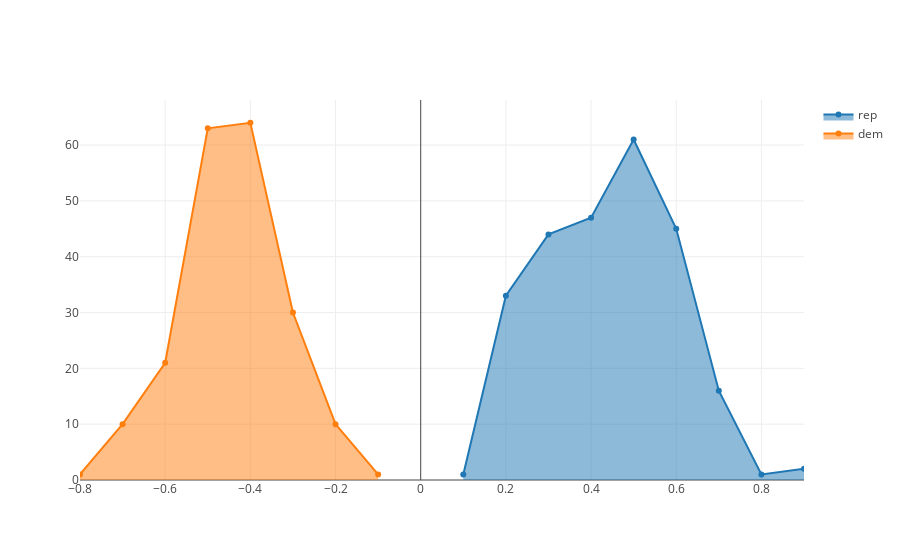

Write notebook code for a chart like this one.
### Code cell
dem = curr[curr['party_code']==100]
rep = curr[curr['party_code']==200]
repdata = go.Scatter(
    x=rep['bin'].value_counts().sort_index().index,
    y = rep['bin'].value_counts().sort_index(),
        fill='tozeroy',name='rep')
demdata = go.Scatter(
    x=dem['bin'].value_counts().sort_index().index,
    y=dem['bin'].value_counts().sort_index(),        
    fill='tozeroy',name='dem')
data = [repdata,demdata]
pyo.iplot(data)

### Figure 1 — Plotly figure (JSON) as saved in the notebook; plotly's stock layout.template omitted (floating-point values rounded to 4 significant figures)
{"data": [{"fill": "tozeroy", "name": "rep", "type": "scatter", "uid": "962782ce-a12a-45f2-8c34-54fc10e0b0ed", "x": [0.1, 0.2, 0.3, 0.4, 0.5, 0.6, 0.7, 0.8, 0.9], "y": [1, 33, 44, 47, 61, 45, 16, 1, 2]}, {"fill": "tozeroy", "name": "dem", "type": "scatter", "uid": "30516bc3-3d98-42e6-bb6a-a8db811f0fdd", "x": [-0.8, -0.7, -0.6, -0.5, -0.4, -0.3, -0.2, -0.1], "y": [1, 10, 21, 63, 64, 30, 10, 1]}], "layout": {}}
